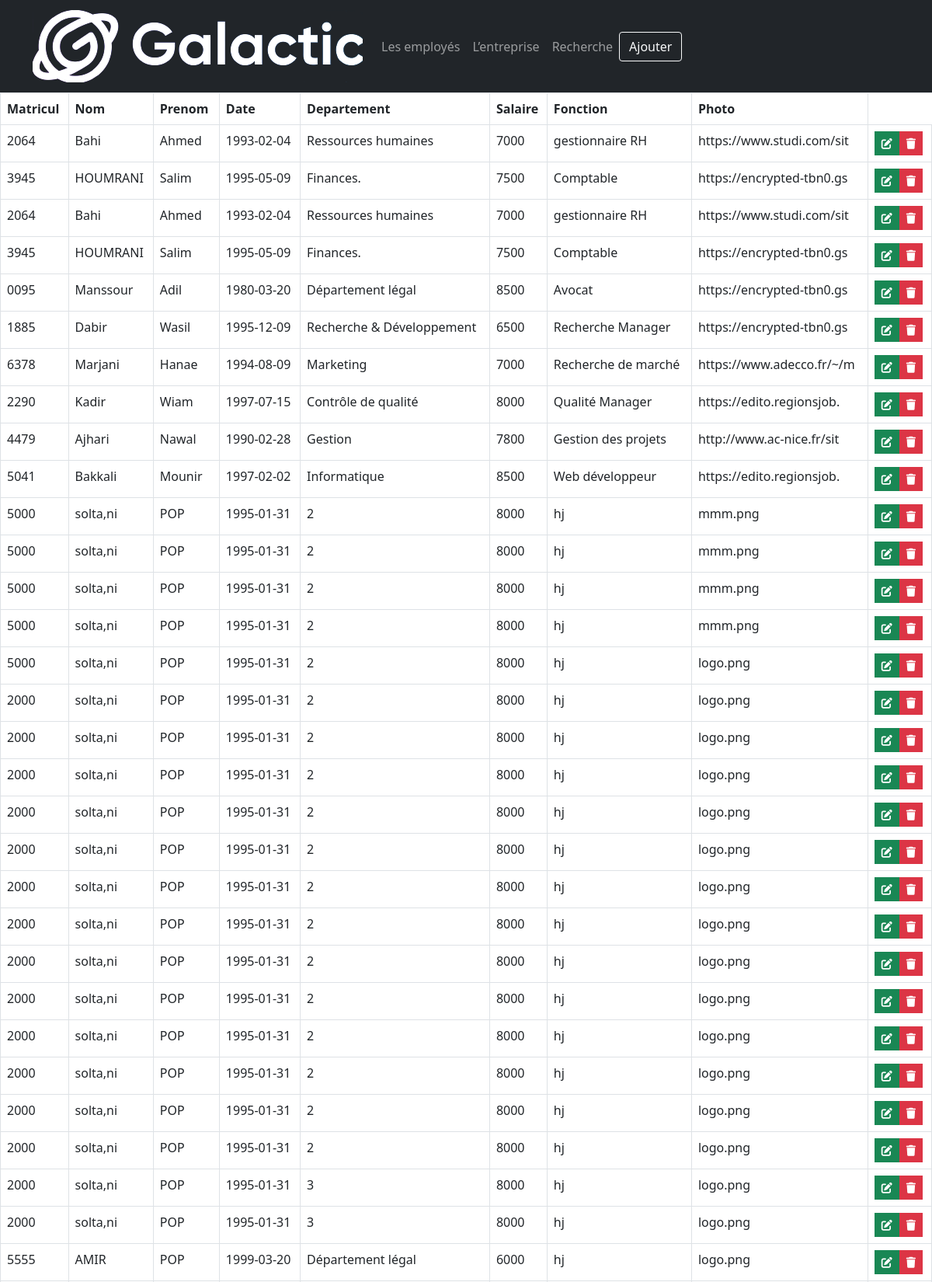
Page /table.php (upper part) on the committed database.
### tables this page shows
CREATE TABLE `employers` (
  `Matricul` char(4) NOT NULL,
  `Nom` varchar(25) NOT NULL,
  `Prénom` varchar(25) NOT NULL,
  `Date de naissance` date NOT NULL,
  `Département` varchar(25) NOT NULL,
  `Salaire` decimal(25,0) NOT NULL,
  `Fonction` varchar(25) NOT NULL,
  `Photo` varchar(25) NOT NULL
);

### table.php (the view, shortened to what this page needs)
<!DOCTYPE html>
<html lang="en">
<head>
    <link href="https://cdn.jsdelivr.net/npm/bootstrap@5.0.2/dist/css/bootstrap.min.css" rel="stylesheet"
>
    <link rel="stylesheet" href="https://cdnjs.cloudflare.com/ajax/libs/font-awesome/6.0.0/css/all.min.css"
 />
</head>
<body>
    <nav id="navbar" class="navbar navbar-expand-sm navbar-dark bg-dark">
        <div class="container" id="allnav">
            <a class="navbar-brand"><img id="logo" src="logo.png" alt=""></a>
            <div class="collapse navbar-collapse" id="mynavbar">
                <ul class="navbar-nav ">
                    <li class="nav-item">
                        <a class="nav-link" href="javascript:void(0)">Les employés</a>
                    </li>
                    <li class="nav-item">
                        <a class="nav-link" href="javascript:void(0)">L’entreprise</a>
                    </li>
                    <li class="nav-item">
                        <a class="nav-link" href="javascript:void(0)">Recherche</a>
                    </li>
                </ul>
                <button id="btnajout" type="button" class="btn btn-outline-light">Ajouter</button>
            </div>
        </div>
    </nav>
    <table class="table table-bordered">
        <thead>
            <tr>
                <th scope="col">Matricul</th>
                <th scope="col">Nom</th>
                <th scope="col">Prenom</th>
                <th scope="col">Date</th>
                <th scope="col">Departement</th>
                <th scope="col">Salaire</th>
                <th scope="col">Fonction</th>
                <th scope="col">Photo</th>
            </tr>
        </thead>
        <?php
  $dbname = "gestion des employes";
  $db = new mysqli('localhost','root','','gestion des employes') or die(mysqli_error($dbname));
  $sql_get = "SELECT `Matricul`, `Nom`, `Prénom`, `Date de naissance`, `Département`, `Salaire`,`Fonction`, `Photo` from `employers`";
  $result = $db-> query($sql_get);
  if ($result-> num_rows > 0){
    while ($row = $result -> fetch_assoc()) {
      echo "<tr><td>".$row["Matricul"] . "</td><td>".$row["Nom"] . "</td><td>". $row["Prénom"] . "</td><td>". $row["Date de naissance"] . "</td><td>".$row["Département"] . "</td><td>". $row["Salaire"] . "</td><td>". $row["Fonction"] . "</td><td>". $row["Photo"] . "</td><td><a name='modifie' href='update.php?edit=$row[Matricul]' class='btn btn-success btn-sm rounded-0' type='button' data-toggle='tooltip' data-placement='top' title='Edit'><i class='fa fa-edit'></i></a><a name='delete' href='delete.php?delete=$row[Matricul]' class='btn btn-danger btn-sm rounded-0' type='button' data-toggle='tooltip' data-placement='top' title='Delete'><i class='fa fa-trash'></i></a>";
    }
  }
?>
    </table>
</body>
</html>

### rows in the picture
employers: Matricul "2064", Nom "Bahi", Prénom "Ahmed", Date de naissance "1993-02-04", Département "Ressources humaines", Salaire "7000", Fonction "gestionnaire RH", Photo "https://www.studi.com/sit"
employers: Matricul "3945", Nom "HOUMRANI", Prénom "Salim", Date de naissance "1995-05-09", Département "Finances.", Salaire "7500", Fonction "Comptable", Photo "https://encrypted-tbn0.gs"
employers: Matricul "2064", Nom "Bahi", Prénom "Ahmed", Date de naissance "1993-02-04", Département "Ressources humaines", Salaire "7000", Fonction "gestionnaire RH", Photo "https://www.studi.com/sit"
employers: Matricul "3945", Nom "HOUMRANI", Prénom "Salim", Date de naissance "1995-05-09", Département "Finances.", Salaire "7500", Fonction "Comptable", Photo "https://encrypted-tbn0.gs"
employers: Matricul "0095", Nom "Manssour", Prénom "Adil", Date de naissance "1980-03-20", Département "Département légal", Salaire "8500", Fonction "Avocat", Photo "https://encrypted-tbn0.gs"
employers: Matricul "1885", Nom "Dabir", Prénom "Wasil", Date de naissance "1995-12-09", Département "Recherche & Développement", Salaire "6500", Fonction "Recherche Manager", Photo "https://encrypted-tbn0.gs"
employers: Matricul "6378", Nom "Marjani", Prénom "Hanae", Date de naissance "1994-08-09", Département "Marketing", Salaire "7000", Fonction "Recherche de marché", Photo "https://www.adecco.fr/~/m"
employers: Matricul "2290", Nom "Kadir", Prénom "Wiam", Date de naissance "1997-07-15", Département "Contrôle de qualité", Salaire "8000", Fonction "Qualité Manager", Photo "https://edito.regionsjob."
employers: Matricul "4479", Nom "Ajhari", Prénom "Nawal", Date de naissance "1990-02-28", Département "Gestion", Salaire "7800", Fonction "Gestion des projets", Photo "http://www.ac-nice.fr/sit"
employers: Matricul "5041", Nom "Bakkali", Prénom "Mounir", Date de naissance "1997-02-02", Département "Informatique", Salaire "8500", Fonction "Web développeur", Photo "https://edito.regionsjob."
employers: Matricul "5000", Nom "solta,ni", Prénom "POP", Date de naissance "1995-01-31", Département "2", Salaire "8000", Fonction "hj", Photo "mmm.png"
employers: Matricul "5000", Nom "solta,ni", Prénom "POP", Date de naissance "1995-01-31", Département "2", Salaire "8000", Fonction "hj", Photo "mmm.png"
employers: Matricul "5000", Nom "solta,ni", Prénom "POP", Date de naissance "1995-01-31", Département "2", Salaire "8000", Fonction "hj", Photo "mmm.png"
employers: Matricul "5000", Nom "solta,ni", Prénom "POP", Date de naissance "1995-01-31", Département "2", Salaire "8000", Fonction "hj", Photo "mmm.png"
employers: Matricul "5000", Nom "solta,ni", Prénom "POP", Date de naissance "1995-01-31", Département "2", Salaire "8000", Fonction "hj", Photo "logo.png"
employers: Matricul "2000", Nom "solta,ni", Prénom "POP", Date de naissance "1995-01-31", Département "2", Salaire "8000", Fonction "hj", Photo "logo.png"
employers: Matricul "2000", Nom "solta,ni", Prénom "POP", Date de naissance "1995-01-31", Département "2", Salaire "8000", Fonction "hj", Photo "logo.png"
employers: Matricul "2000", Nom "solta,ni", Prénom "POP", Date de naissance "1995-01-31", Département "2", Salaire "8000", Fonction "hj", Photo "logo.png"
employers: Matricul "2000", Nom "solta,ni", Prénom "POP", Date de naissance "1995-01-31", Département "2", Salaire "8000", Fonction "hj", Photo "logo.png"
employers: Matricul "2000", Nom "solta,ni", Prénom "POP", Date de naissance "1995-01-31", Département "2", Salaire "8000", Fonction "hj", Photo "logo.png"
employers: Matricul "2000", Nom "solta,ni", Prénom "POP", Date de naissance "1995-01-31", Département "2", Salaire "8000", Fonction "hj", Photo "logo.png"
employers: Matricul "2000", Nom "solta,ni", Prénom "POP", Date de naissance "1995-01-31", Département "2", Salaire "8000", Fonction "hj", Photo "logo.png"
employers: Matricul "2000", Nom "solta,ni", Prénom "POP", Date de naissance "1995-01-31", Département "2", Salaire "8000", Fonction "hj", Photo "logo.png"
employers: Matricul "2000", Nom "solta,ni", Prénom "POP", Date de naissance "1995-01-31", Département "2", Salaire "8000", Fonction "hj", Photo "logo.png"
employers: Matricul "2000", Nom "solta,ni", Prénom "POP", Date de naissance "1995-01-31", Département "2", Salaire "8000", Fonction "hj", Photo "logo.png"
employers: Matricul "2000", Nom "solta,ni", Prénom "POP", Date de naissance "1995-01-31", Département "2", Salaire "8000", Fonction "hj", Photo "logo.png"
employers: Matricul "2000", Nom "solta,ni", Prénom "POP", Date de naissance "1995-01-31", Département "2", Salaire "8000", Fonction "hj", Photo "logo.png"
employers: Matricul "2000", Nom "solta,ni", Prénom "POP", Date de naissance "1995-01-31", Département "2", Salaire "8000", Fonction "hj", Photo "logo.png"
employers: Matricul "2000", Nom "solta,ni", Prénom "POP", Date de naissance "1995-01-31", Département "3", Salaire "8000", Fonction "hj", Photo "logo.png"
employers: Matricul "2000", Nom "solta,ni", Prénom "POP", Date de naissance "1995-01-31", Département "3", Salaire "8000", Fonction "hj", Photo "logo.png"
employers: Matricul "5555", Nom "AMIR", Prénom "POP", Date de naissance "1999-03-20", Département "Département légal", Salaire "6000", Fonction "hj", Photo "logo.png"
